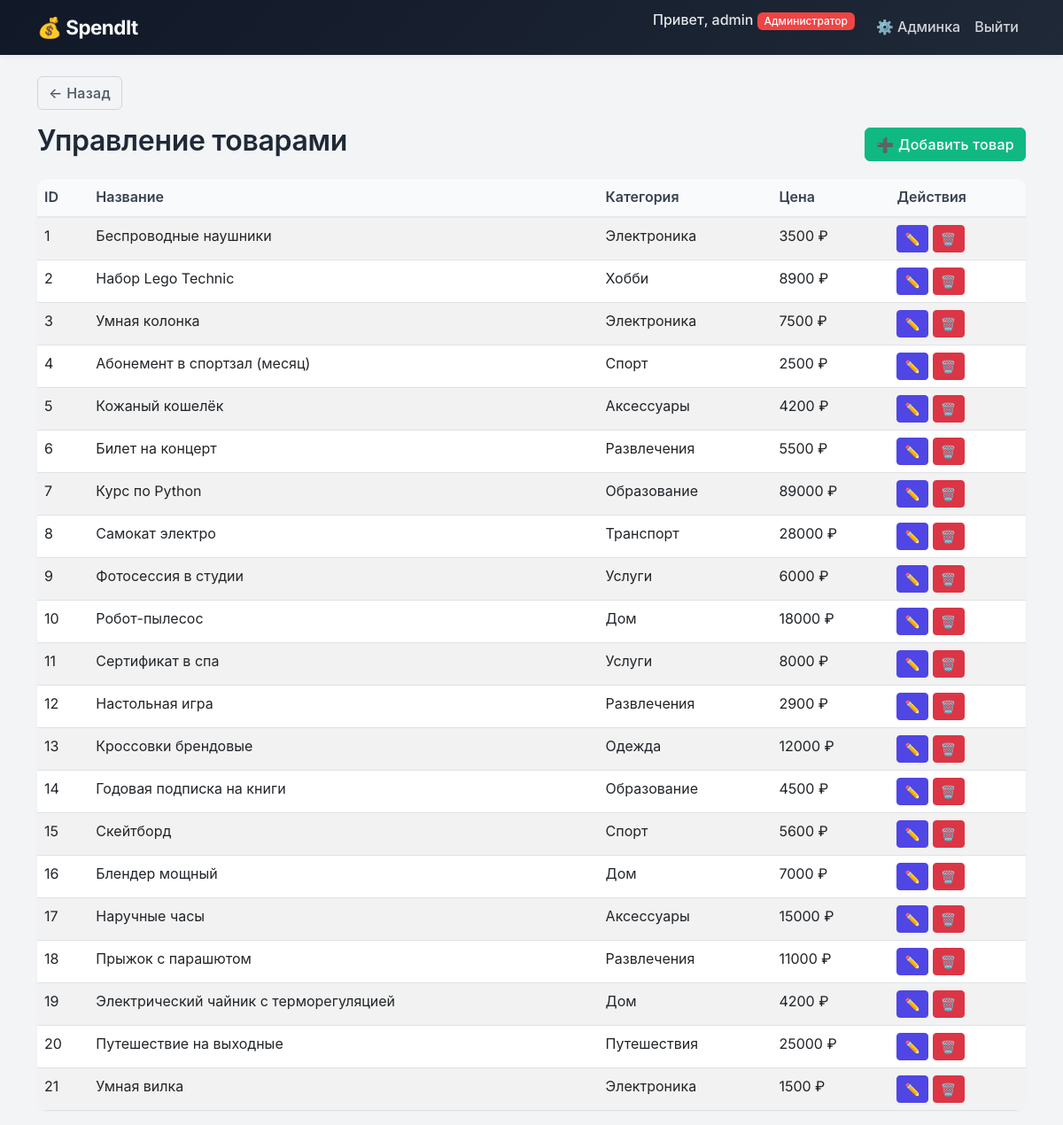
The app's page /admin/products (signed in) with its own data.
### app.py (models this page shows)
class User(UserMixin, db.Model):
    id = db.Column(db.Integer, primary_key=True)
    username = db.Column(db.String(80), unique=True, nullable=False)
    password = db.Column(db.String(200), nullable=False)
    quiz_done = db.Column(db.Boolean, default=False)
    interests = db.Column(db.String(200), default='')
    income = db.Column(db.Integer, default=0)
    role = db.Column(db.String(20), default='user')
    purchases = db.relationship('Purchase', backref='user', lazy=True)
    complaints = db.relationship('Complaint', backref='user', lazy=True)

class Product(db.Model):
    id = db.Column(db.Integer, primary_key=True)
    name = db.Column(db.String(200), nullable=False)
    category = db.Column(db.String(100), nullable=False)
    price = db.Column(db.Integer, nullable=False)
    original_price = db.Column(db.Integer, nullable=True)
    desc = db.Column(db.Text)
    details = db.Column(db.Text)
    image = db.Column(db.String(300), default='https://via.placeholder.com/300x200?text=New')

### app.py (the view)
@app.route('/admin/products')
@login_required
def admin_products():
    if current_user.role not in ('admin', 'subadmin'):
        flash('Доступ запрещён.')
        return redirect(url_for('index'))
    products = Product.query.all()
    return render_template('admin/products.html', products=products)

### app.py (called while the page is built)
@login_manager.user_loader
def load_user(user_id):
    return db.session.get(User, int(user_id))

@app.context_processor
def inject_globals():
    categories = sorted({p.category for p in Product.query.all()})
    return dict(categories=categories)

### templates/admin/products.html (shortened to what this page needs)
{% extends "base.html" %}
{% block content %}
<a href="{{ url_for('admin_panel') }}" class="btn btn-outline-secondary mb-3">← Назад</a>
<div class="d-flex justify-content-between align-items-center mb-3">
  <h2>Управление товарами</h2>
  <a href="{{ url_for('admin_add_product') }}" class="btn btn-success">➕ Добавить товар</a>
</div>
<table class="table table-striped">
  <thead>
    <tr><th>ID</th><th>Название</th><th>Категория</th><th>Цена</th><th>Действия</th></tr>
  </thead>
  <tbody>
    {% for p in products %}
    <tr>
      <td>{{ p.id }}</td>
      <td>{{ p.name }}</td>
      <td>{{ p.category }}</td>
      <td>{{ p.price }} ₽</td>
      <td>
        <a href="{{ url_for('admin_edit_product', product_id=p.id) }}" class="btn btn-sm btn-primary">✏️</a>
        <a href="{{ url_for('admin_delete_product', product_id=p.id) }}" class="btn btn-sm btn-danger" onclick="return confirm('Удалить товар?')">🗑️</a>
      </td>
    </tr>
    {% endfor %}
  </tbody>
</table>
{% endblock %}

### templates/base.html (shortened to what this page needs)
<!DOCTYPE html>
<html lang="ru">
<head>
    <link href="https://cdn.jsdelivr.net/npm/bootstrap@5.3.0/dist/css/bootstrap.min.css" rel="stylesheet">
</head>
<body>
    <nav class="navbar navbar-expand-lg navbar-dark">
        <div class="container">
            <a class="navbar-brand" href="/">💰 SpendIt</a>
            <div class="collapse navbar-collapse justify-content-end" id="navbarNav">
                <ul class="navbar-nav">
                    {% if current_user.is_authenticated %}
                        <li class="nav-item">
                            <span class="navbar-text me-3">
                                Привет, {{ current_user.username }}
                                {% if current_user.role == 'admin' %}
                                    <span class="badge bg-danger">Администратор</span>
                                {% elif current_user.role == 'subadmin' %}
                                    <span class="badge bg-warning text-dark">Суб-админ</span>
                                {% endif %}
                            </span>
                        </li>
                        {% if current_user.role in ('admin', 'subadmin') %}
                        <li class="nav-item">
                            <a class="nav-link" href="{{ url_for('admin_panel') }}">⚙️ Админка</a>
                        </li>
                        {% endif %}
                        <li class="nav-item">
                            <a class="nav-link" href="{{ url_for('logout') }}">Выйти</a>
                        </li>
                    {% endif %}
                </ul>
            </div>
        </div>
    </nav>
    <main class="container mt-4">
        {% block content %}{% endblock %}
    </main>
</body>
</html>

### templates/base.html (style rules this page uses)
:root { --primary: #4f46e5; --primary-hover: #4338ca; --secondary: #6b7280; --dark-bg: #111827; --light-bg: #f9fafb; --card-shadow: 0 1px 3px rgba(0,0,0,0.06), 0 1px 2px rgba(0,0,0,0.04); --card-shadow-hover: 0 10px 25px -5px rgba(0,0,0,0.08), 0 8px 10px -6px rgba(0,0,0,0.04); --transition: 0.2s ease; }
body { font-family: 'Inter', -apple-system, BlinkMacSystemFont, sans-serif; background-color: #f3f4f6; color: #1f2937; line-height: 1.6; -webkit-font-smoothing: antialiased; }
.navbar { background: linear-gradient(135deg, #111827 0%, #1f2937 100%) !important; box-shadow: 0 2px 8px rgba(0,0,0,0.06); backdrop-filter: blur(10px); }
.navbar-brand { font-weight: 700; font-size: 1.4rem; letter-spacing: -0.5px; color: #f9fafb !important; }
.navbar-text { color: #e5e7eb !important; font-weight: 500; }
.navbar .badge { font-weight: 500; padding: 0.35em 0.65em; border-radius: 6px; }
.navbar .nav-link { color: #d1d5db !important; transition: var(--transition); font-weight: 500; }
.badge.bg-danger { background-color: #ef4444 !important; border-radius: 6px; }
.btn { font-weight: 500; letter-spacing: 0.3px; transition: all 0.2s; }
.btn-primary { background-color: var(--primary); border-color: var(--primary); }
.btn-success { background-color: #10b981; border-color: #10b981; }
.btn-outline-secondary { border-color: #d1d5db; color: #4b5563; }
.table { background: #fff; border-radius: 12px; overflow: hidden; box-shadow: 0 1px 3px rgba(0,0,0,0.04); }
.table thead th { background-color: #f9fafb; font-weight: 600; border-bottom: 2px solid #e5e7eb; color: #374151; }
a { color: var(--primary); text-decoration: none; }
h1, h2, h3, h4 { font-weight: 600; letter-spacing: -0.3px; }

### records on screen
User: username "admin"
Product: id "1", name "Беспроводные наушники", category "Электроника", price "3500"
Product: id "2", name "Набор Lego Technic", category "Хобби", price "8900"
Product: id "3", name "Умная колонка", category "Электроника", price "7500"
Product: id "4", name "Абонемент в спортзал (месяц)", category "Спорт", price "2500"
Product: id "5", name "Кожаный кошелёк", category "Аксессуары", price "4200"
Product: id "6", name "Билет на концерт", category "Развлечения", price "5500"
Product: id "7", name "Курс по Python", category "Образование", price "89000"
Product: id "8", name "Самокат электро", category "Транспорт", price "28000"
Product: id "9", name "Фотосессия в студии", category "Услуги", price "6000"
Product: id "10", name "Робот-пылесос", category "Дом", price "18000"
Product: id "11", name "Сертификат в спа", category "Услуги", price "8000"
Product: id "12", name "Настольная игра", category "Развлечения", price "2900"
Product: id "13", name "Кроссовки брендовые", category "Одежда", price "12000"
Product: id "14", name "Годовая подписка на книги", category "Образование", price "4500"
Product: id "15", name "Скейтборд", category "Спорт", price "5600"
Product: id "16", name "Блендер мощный", category "Дом", price "7000"
Product: id "17", name "Наручные часы", category "Аксессуары", price "15000"
Product: id "18", name "Прыжок с парашютом", category "Развлечения", price "11000"
Product: id "19", name "Электрический чайник с терморегуляцией", category "Дом", price "4200"
Product: id "20", name "Путешествие на выходные", category "Путешествия", price "25000"
Product: id "21", name "Умная вилка", category "Электроника", price "1500"
